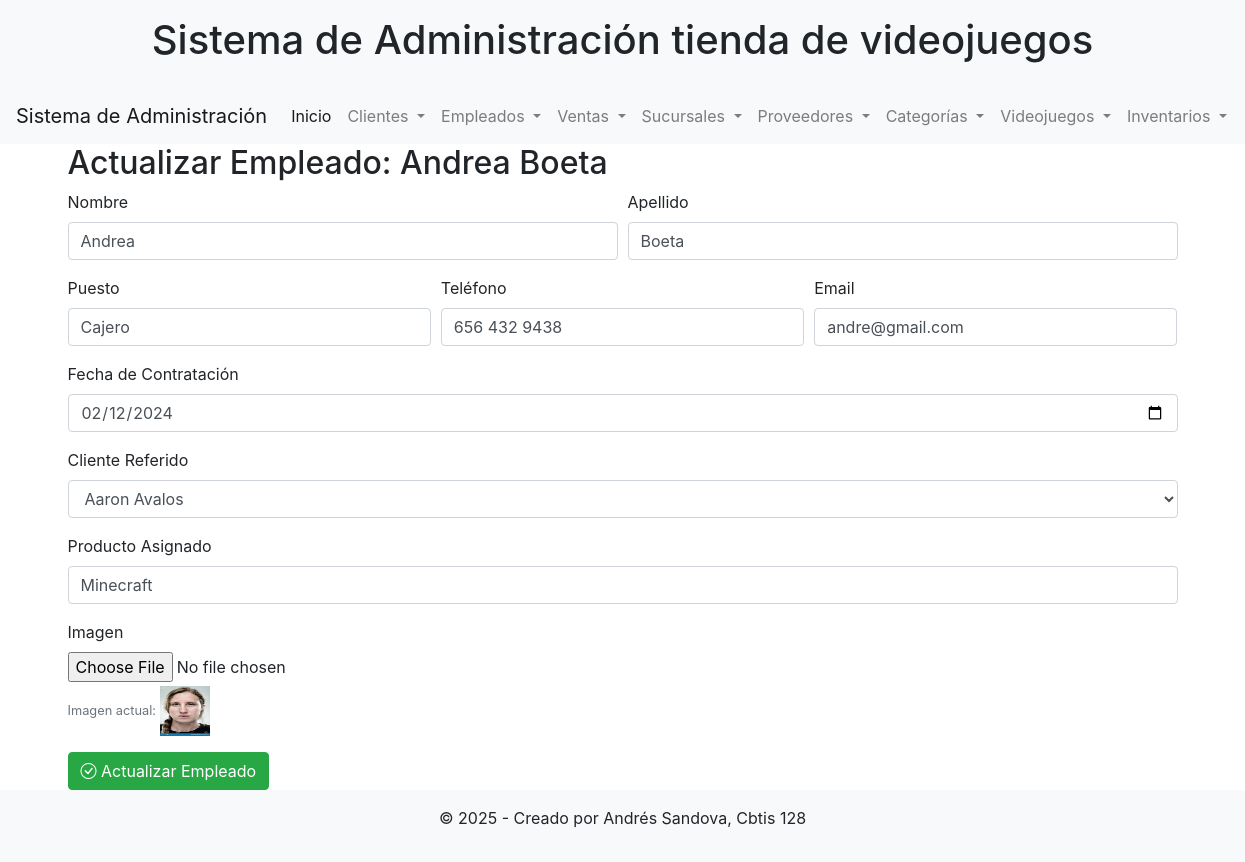
Screenshot of /actualizar_empleado/1/ with the database file from the repository.
### app_Videojuegos/models.py (models this page shows, shortened)
class Empleado(models.Model):
    imagen = models.ImageField(upload_to='empleados/', blank=True, null=True)
    nombre = models.CharField(max_length=100)
    apellido = models.CharField(max_length=100)
    puesto = models.CharField(max_length=100)
    telefono = models.CharField(max_length=50, blank=True, null=True)
    email = models.EmailField(blank=True, null=True)
    fecha_contratacion = models.DateField(blank=True, null=True)
    cliente_referido = models.ForeignKey('Cliente', on_delete=models.SET_NULL, blank=True, null=True, related_name='referidos')
    producto_asignado = models.CharField(max_length=200, blank=True, null=True)

class Cliente(models.Model):
    imagen = models.ImageField(upload_to='clientes/', blank=True, null=True)
    nombre = models.CharField(max_length=100)
    apellido = models.CharField(max_length=100)
    telefono = models.CharField(max_length=50, blank=True, null=True)
    email = models.EmailField(blank=True, null=True)
    direccion = models.CharField(max_length=250, blank=True, null=True)
    fecha_registro = models.DateField(auto_now_add=True)
    empleado_asignado = models.ForeignKey(Empleado, on_delete=models.SET_NULL, blank=True, null=True, related_name='clientes_asignados')
    producto_interes = models.CharField(max_length=200, blank=True, null=True)

### app_Videojuegos/views.py (the view, shortened to what this page needs)
# urls.py: path('actualizar_empleado/<int:id>/', views.actualizar_empleado, name='actualizar_empleado'),
def actualizar_empleado(request, id):
    empleado = get_object_or_404(Empleado, id=id)
    clientes = Cliente.objects.all()
    return render(request, 'cliente/actualizar_empleado.html', {'empleado': empleado, 'clientes': clientes})

### app_Videojuegos/templates/cliente/actualizar_empleado.html (shortened to what this page needs)
{% extends 'cliente/base.html' %}
{% block content %}
<h2>Actualizar Empleado: {{ empleado.nombre }} {{ empleado.apellido }}</h2>
<form method="POST" enctype="multipart/form-data">
    <div class="form-row">
        <div class="form-group col-md-6">
            <label for="nombre">Nombre</label>
            <input type="text" class="form-control" id="nombre" name="nombre" value="{{ empleado.nombre }}" required>
        </div>
        <div class="form-group col-md-6">
            <label for="apellido">Apellido</label>
            <input type="text" class="form-control" id="apellido" name="apellido" value="{{ empleado.apellido }}" required>
        </div>
    </div>
    <div class="form-row">
        <div class="form-group col-md-4">
            <label for="puesto">Puesto</label>
            <input type="text" class="form-control" id="puesto" name="puesto" value="{{ empleado.puesto }}" required>
        </div>
        <div class="form-group col-md-4">
            <label for="telefono">Teléfono</label>
            <input type="text" class="form-control" id="telefono" name="telefono" value="{{ empleado.telefono }}">
        </div>
        <div class="form-group col-md-4">
            <label for="email">Email</label>
            <input type="email" class="form-control" id="email" name="email" value="{{ empleado.email }}">
        </div>
    </div>
    <div class="form-group">
        <label for="fecha_contratacion">Fecha de Contratación</label>
        <input type="date" class="form-control" id="fecha_contratacion" name="fecha_contratacion" value="{{ empleado.fecha_contratacion|date:'Y-m-d' }}">
    </div>
    <div class="form-group">
        <label for="cliente_referido">Cliente Referido</label>
        <select name="cliente_referido" id="cliente_referido" class="form-control">
            {% for cli in clientes %}
            <option value="{{ cli.id }}" {% if empleado.cliente_referido and empleado.cliente_referido.id == cli.id %}selected{% endif %}>{{ cli.nombre }} {{ cli.apellido }}</option>
            {% endfor %}
        </select>
    </div>
    <div class="form-group">
        <label for="producto_asignado">Producto Asignado</label>
        <input type="text" class="form-control" id="producto_asignado" name="producto_asignado" value="{{ empleado.producto_asignado }}">
    </div>
    <div class="form-group">
        <label for="imagen">Imagen</label>
        <input type="file" class="form-control-file" id="imagen" name="imagen" accept="image/*">
        {% if empleado.imagen %}
        <small class="form-text text-muted">Imagen actual: <img src="{{ empleado.imagen.url }}" alt="Imagen actual" width="50" height="50"></small>
        {% endif %}
    </div>
    <button type="submit" class="btn btn-success"><i class="bi bi-check-circle"></i> Actualizar Empleado</button>
</form>
{% endblock %}

### rows the page displays
Empleado: nombre "Andrea", apellido "Boeta", puesto "Cajero", telefono "656 432 9438", email "andre@gmail.com", fecha_contratacion "02/12/2024", cliente_referido "Aaron Avalos", producto_asignado "Minecraft", imagen (picture)
